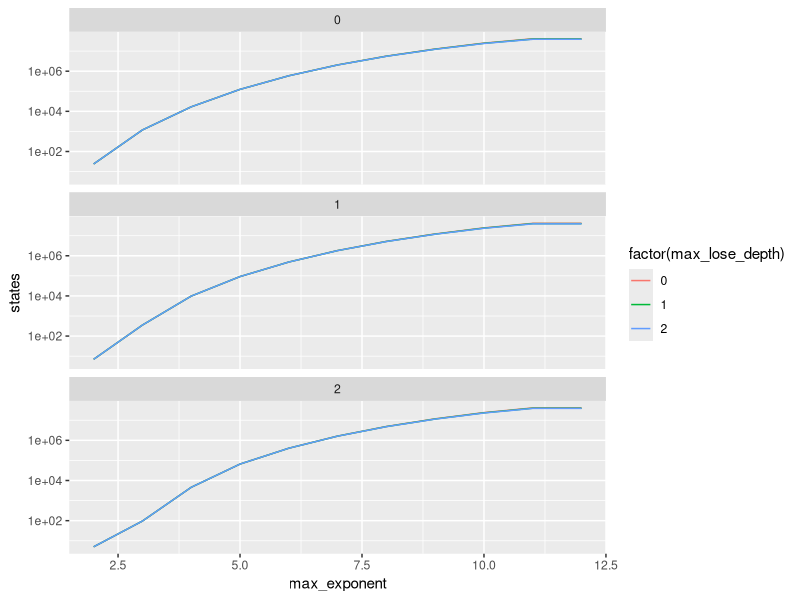
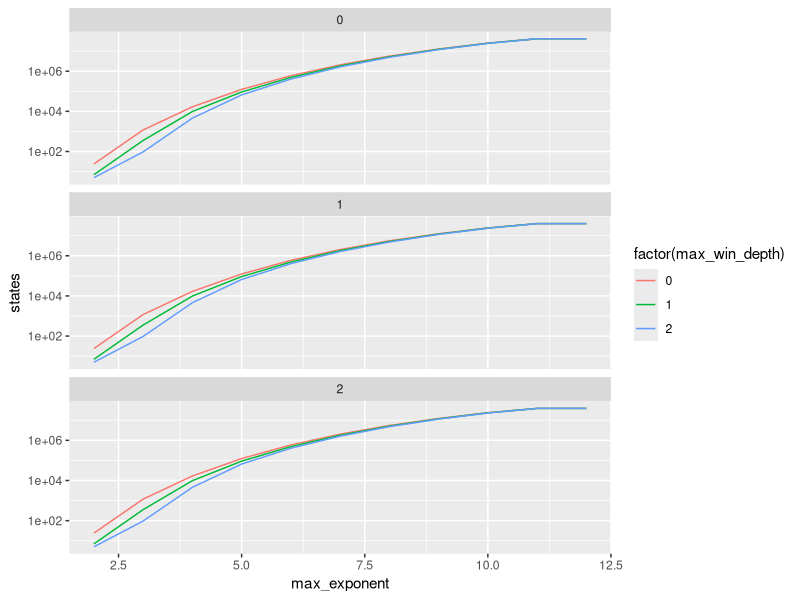
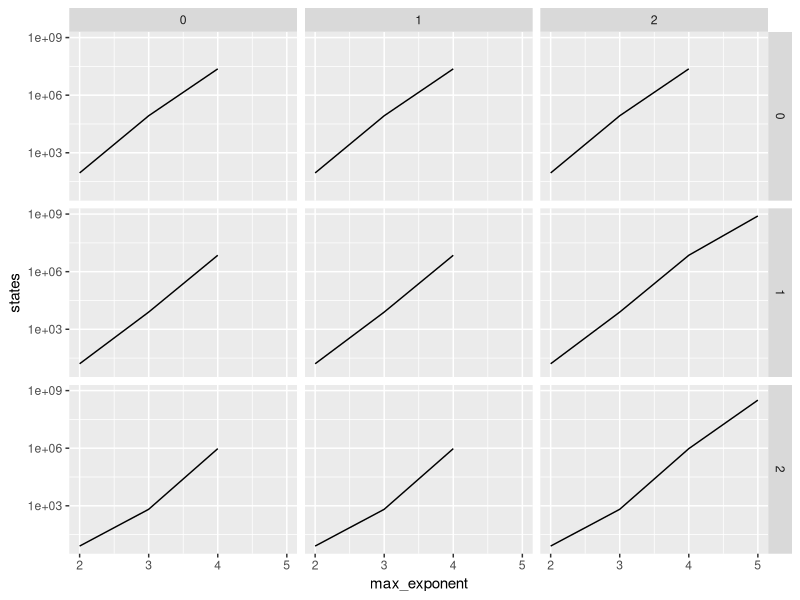
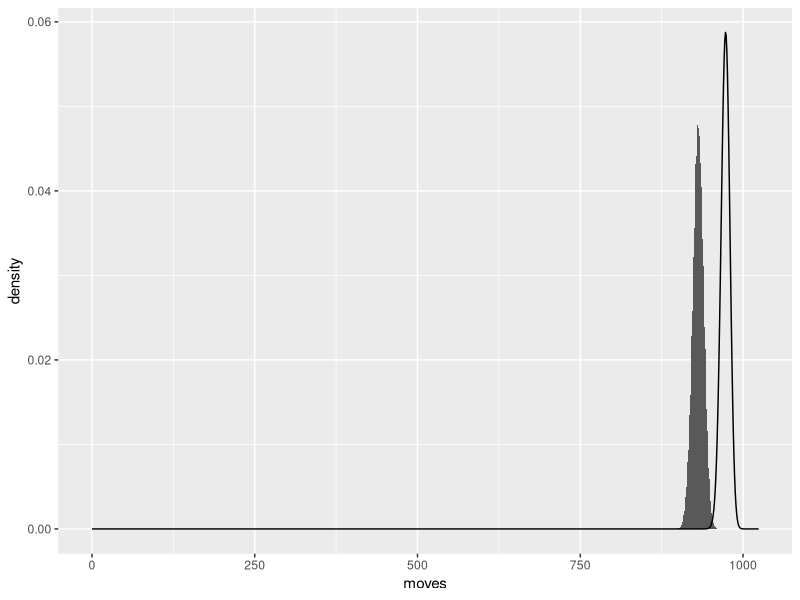
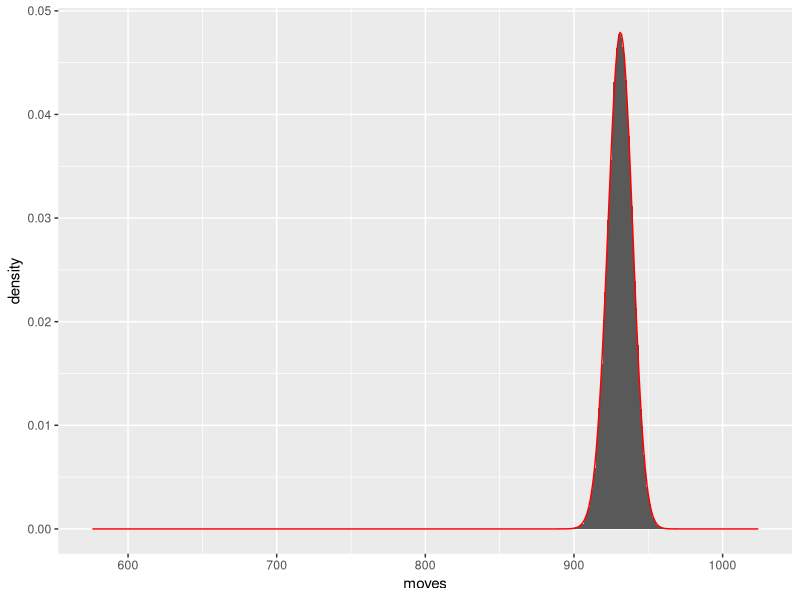
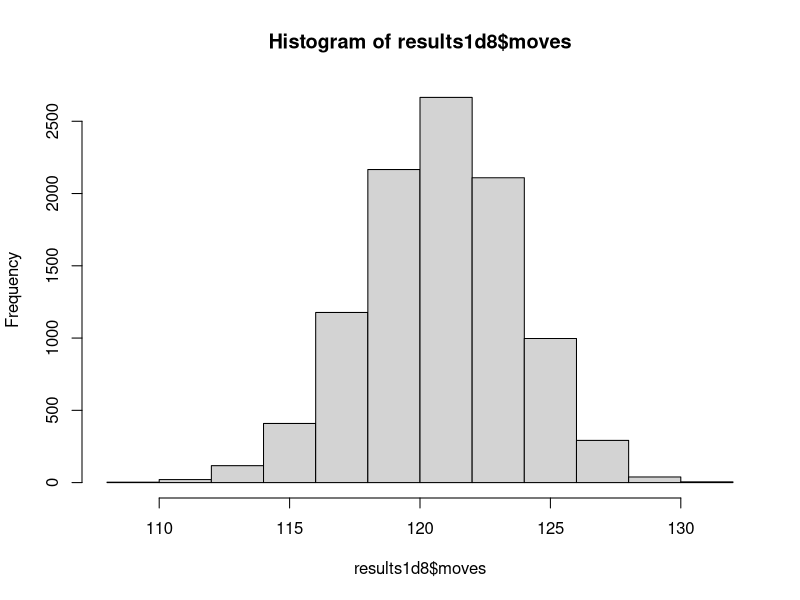
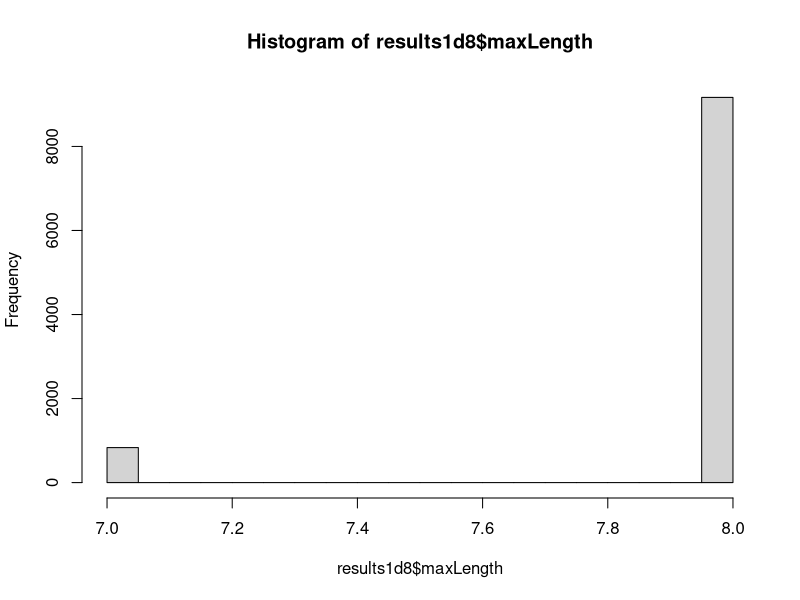
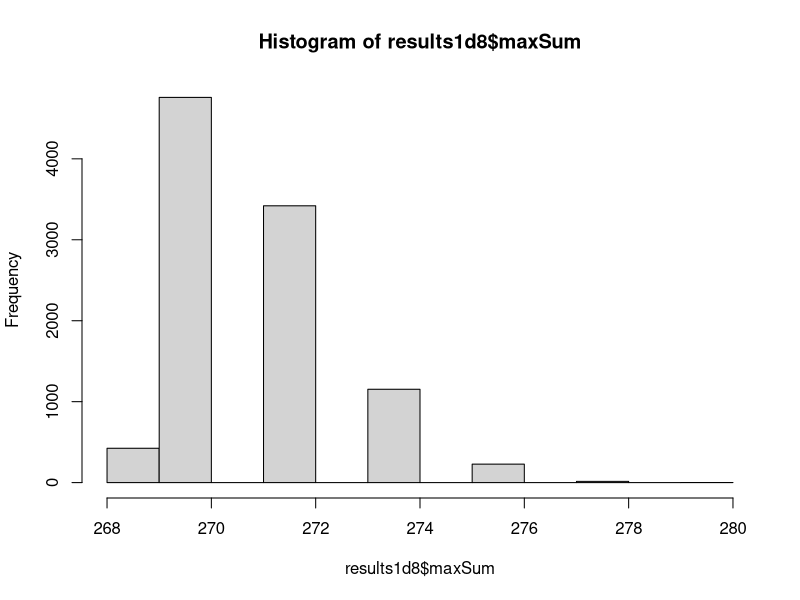

Source code (R) for these figures, in order: (Note: a time limit stopped this script after it produced the figures.)
## ---- chunk 1
knitr::opts_chunk$set(echo = TRUE)
library(ggplot2)
## ---- chunk 2
data <- read.csv('tabulate_native.csv')
data$states <- as.numeric(as.character(data$states))
## ---- chunk 3
ggplot(subset(data, board_size == 3), aes(x = max_exponent, y = states)) +
  geom_line(aes(color = factor(max_lose_depth))) +
  facet_wrap(~ max_win_depth, ncol = 1) +
  scale_y_log10()
## ---- chunk 4
ggplot(subset(data, board_size == 3), aes(x = max_exponent, y = states)) +
  geom_line(aes(color = factor(max_win_depth))) +
  facet_wrap(~ max_lose_depth, ncol = 1) +
  scale_y_log10()
## ---- chunk 5
ggplot(subset(data, board_size == 4), aes(x = max_exponent, y = states)) +
  geom_line() +
  facet_grid(max_win_depth ~ max_lose_depth) +
  scale_y_log10()
## ---- chunk 6
generateMovesToWin <- function(maxExponent, numTrials, p4 = 0.1) {
  winValue <- 2 ^ maxExponent
  maxTiles <- winValue / 2

  winMoves <- rep(0, numTrials)
  for (i in 1:numTrials) {
    u <- runif(maxTiles)
    u2 <- 2 * (u > p4)
    u4 <- 4 * (u <= p4)
    winMoves[i] <- which.max(cumsum(u2 + u4) >= winValue)
  }
  winMoves
}
movesToWin <- generateMovesToWin(11, 100000)
## ---- chunk 7
# sanity check
m <- seq(0, 512)
data.frame(m=m, m2=2*(1024 - 2*m), m4=4*m, total=2*(1024 - 2*m) + 4*m)
## ---- chunk 8
# based on the 1024 - Binomial model:
moves <- seq(0, 1024)
binomialMovesToWin <- data.frame(
  moves = seq(0, 1024),
  prob = c(rep(0, 512), rev(dbinom(seq(0, 512), 512, 0.1))))
## ---- chunk 9
ggplot(binomialMovesToWin, aes(x = moves)) +
  geom_histogram(
    data = data.frame(moves = movesToWin),
    aes(y = ..density..),
    binwidth = 1) +
  geom_line(aes(y = prob))
## ---- chunk 10
# attempt number two...
# based on https://www.mpp.mpg.de/~caldwell/ss05/Lecture7.pdf
# to 4:
# 1 move: (4)
# 2 moves: (2, 2) or (2, 4)
# - 2 + 4 is 6, and k is only 0 (zero 1s)
#
# to 8:
# 2 moves: (4, 4)
# 3 moves: (2, 2, 4), (2, 4, 4)
# 4 moves: (2, 2, 2, 2), (2, 2, 2, 4)
# - order is important for the last one: if it was (2, 2, 4, 2), we'd have won in 3
#
# to 16:
# 4 moves: (4, 4, 4, 4)
# 5 moves: (2, 2, 4, 4, 4)
# 6 moves: (2, 2, 2, 2, 4, 4),
# 7 moves: (2, 2, 2, 2, 2, 2, 4), (2, 2, 2, 2, 2, 4, 4)
# 8 moves: (2, 2, 2, 2, 2, 2, 2, 2), (2, 2, 2, 2, 2, 2, 2, 4)
#
# So, the idea is, to get to x in n moves, you can either
# a) hit it exactly with n 1's and x-n extra 1s, or
# b) overshoot by one if you reach x-1 with n-1 1's + x-n extra 1's and then get
#    an extra 1 on your nth move.
#
makeBinomialMovesToWin2 <- function(maxExponent, p4 = 0.1) {
  maxMoves <- 2 ^ (maxExponent - 1)
  n <- seq(1, maxMoves)
  k <- seq(maxMoves - 1, 0, by=-1) # k = maxMoves - n
  data.frame(
    moves = n,
    k = k,
    prob = dbinom(k, n, p4) + dbinom(k, n - 1, p4) * p4)
}
binomialMovesToWin2 <- makeBinomialMovesToWin2(11)
## ---- chunk 11
# print(binomialMovesToWin2)
print(sum(binomialMovesToWin2$prob))
with(binomialMovesToWin2, print(sum(prob * moves)))
ggplot(subset(binomialMovesToWin2, prob > 0), aes(x = moves)) +
  geom_histogram(
    data = data.frame(moves = movesToWin),
    aes(y = ..density..),
    binwidth = 1) +
  geom_line(aes(y = prob), color='red')
## ---- chunk 12
simulate1d <- function (maxExponent, p = 0.1) {
  maxValue = 2 ^ maxExponent
  place <- function(tiles) {
    newTile <- 2 + 2 * (runif(1) < p)
    sort(c(newTile, tiles))
  }
  move <- function(board) {
    result <- c()
    last <- 0
    for (value in board) {
      if (value == last) {
        result[length(result)] <- 2 * last
        last <- 0
      } else {
        last <- value
        result <- c(result, value)
      }
    }
    result
  }
  board <- place(place(c()))
  moves <- 0
  maxLength <- 0
  maxSum <- 0
  while (max(board) < maxValue) {
    board <- place(move(board))
    moves <- moves + 1
    if (length(board) > maxLength) {
      maxLength <- length(board)
    }
    if (sum(board) > maxSum) {
      maxSum <- sum(board)
    }
  }
  list(moves = moves, maxLength = maxLength, maxSum = maxSum)
}
# simulate1d(3)
## ---- chunk 13

simulate1dMultiple <- function (maxExponent, p = 0.1, numTrials = 10000) {
  results <- NULL
  for (i in 1:numTrials) {
    results <- rbind(simulate1d(maxExponent, p), results)
  }
  # fix up the types
  transform(
    as.data.frame(results),
    moves = as.numeric(moves),
    maxLength = as.numeric(maxLength),
    maxSum = as.numeric(maxSum)
  )
}
results1d8 <- simulate1dMultiple(8)
summary(results1d8)
hist(results1d8$moves)
hist(results1d8$maxLength)
hist(results1d8$maxSum)

## ---- chunk 14

results1d11 <- simulate1dMultiple(11)
summary(results1d11)
hist(results1d11$moves)
hist(results1d11$maxLength)
hist(results1d11$maxSum)
